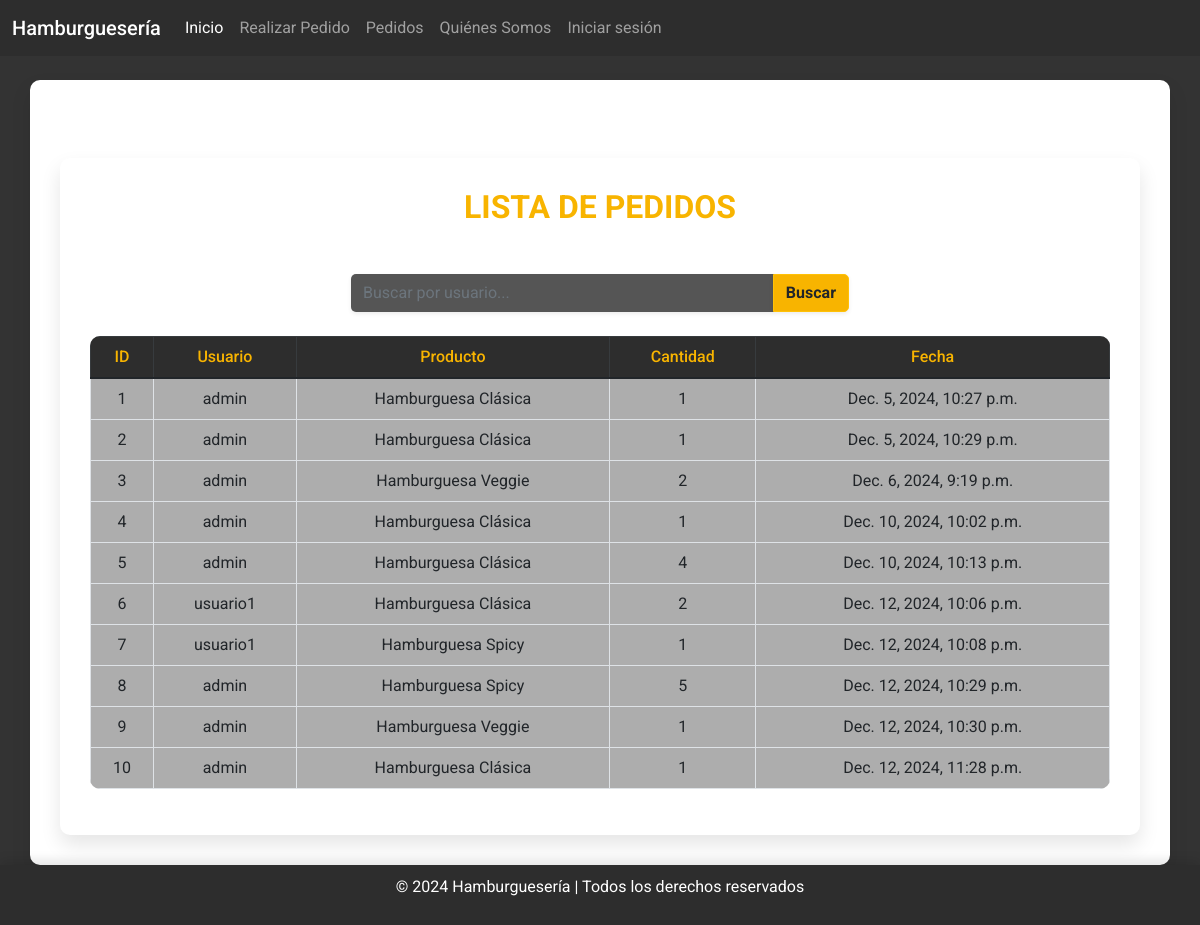
/pedidos/lista/, run on an earlier commit of the app's database.
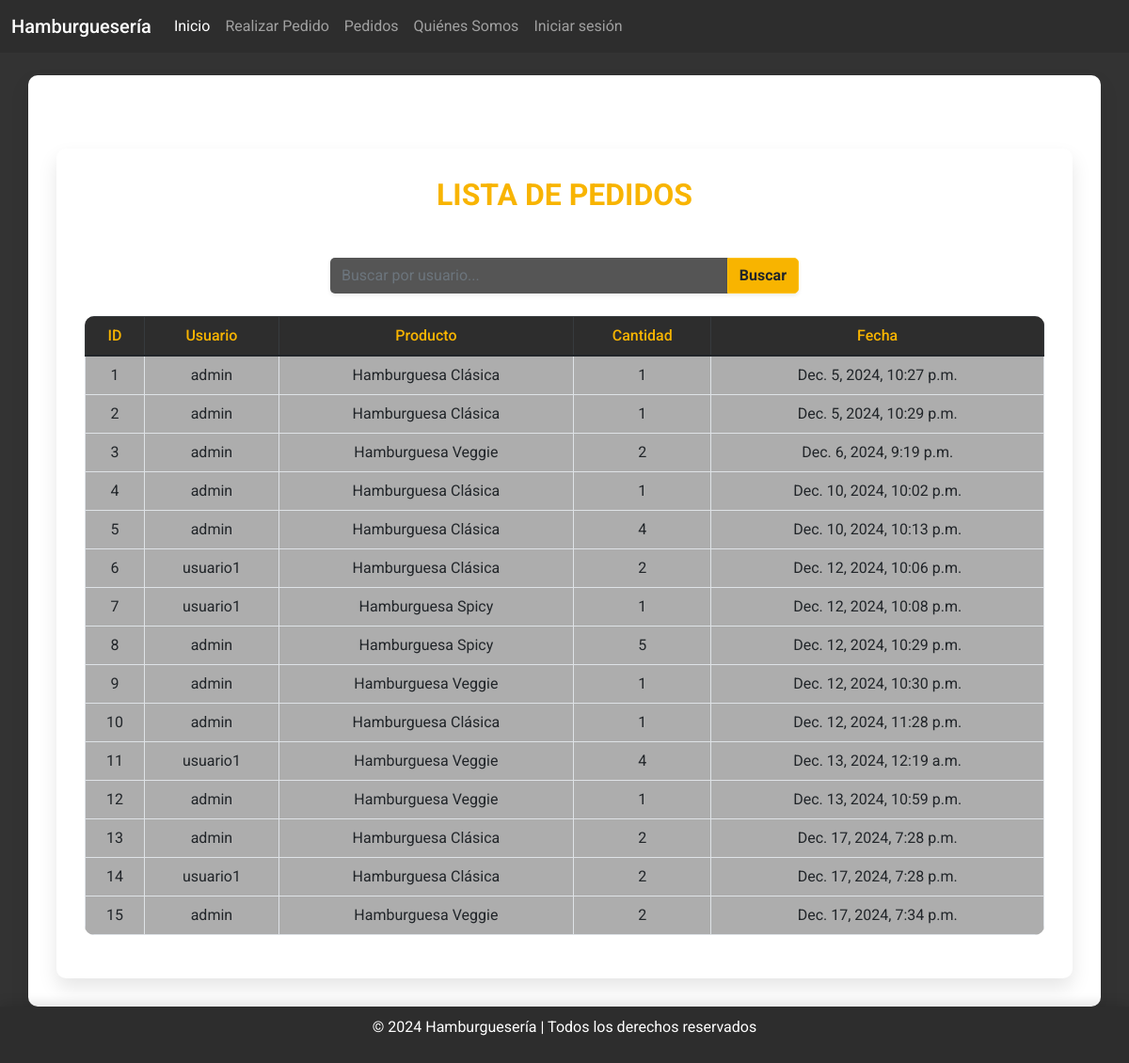
And on a later commit of the database.
### pedidos/models.py (models this page shows, shortened)
class Pedido(models.Model):
    usuario = models.ForeignKey(User, on_delete=models.CASCADE, default=1)
    hamburguesa = models.ForeignKey(Hamburguesa, on_delete=models.CASCADE)
    cantidad = models.IntegerField()
    fecha_pedido = models.DateTimeField(auto_now_add=True)

### menu_app/models.py (models this page shows)
class Hamburguesa(models.Model):
    nombre = models.CharField(max_length=100)
    descripcion = models.TextField()
    precio = models.DecimalField(max_digits=5, decimal_places=2)
    imagen = models.ImageField(upload_to='hamburguesas/', null=True, blank=True)
    def __str__(self):
        return self.nombre

### pedidos/views.py (the view)
# urls.py: path('pedidos/lista/', views.lista_pedidos, name='lista_pedidos'),
def lista_pedidos(request):
    query = request.GET.get('usuario', '')
    if query:
        pedidos = Pedido.objects.filter(usuario__username__icontains=query)
    else:
        pedidos = Pedido.objects.all()
    return render(request, 'pedidos/lista_pedidos.html', {'pedidos': pedidos, 'query': query})

### pedidos/templates/pedidos/lista_pedidos.html (shortened to what this page needs)
{% extends 'base.html' %}
{% block content %}
<div class="container mt-5">
    <h2 class="text-center mb-5 text-uppercase fw-bold" style="color: #f8b400;">Lista de Pedidos</h2>
    <div class="row justify-content-center mb-4">
        <div class="col-md-6">
            <form method="get" action="" class="input-group">
                <input type="text" name="usuario" class="form-control border-0 shadow-sm" placeholder="Buscar por usuario..." value="{{ query }}">
                <button type="submit" class="btn btn-warning text-dark fw-bold shadow-sm">Buscar</button>
            </form>
        </div>
    </div>
    <div class="table-responsive">
        <table class="table table-hover table-bordered align-middle">
            <thead class="table-dark text-center">
                <tr>
                    <th>ID</th>
                    <th>Usuario</th>
                    <th>Producto</th>
                    <th>Cantidad</th>
                    <th>Fecha</th>
                </tr>
            </thead>
            <tbody class="text-center">
                {% for pedido in pedidos %}
                <tr class="table-row">
                    <td>{{ pedido.id }}</td>
                    <td>{{ pedido.usuario.username }}</td>
                    <td>{{ pedido.hamburguesa }}</td>
                    <td>{{ pedido.cantidad }}</td>
                    <td>{{ pedido.fecha_pedido }}</td>
                </tr>
                {% empty %}
                <tr>
                    <td colspan="5" class="text-danger fw-bold">No hay pedidos disponibles.</td>
                </tr>
                {% endfor %}
            </tbody>
        </table>
    </div>
</div>
{% endblock %}

What changed in the data, as far as the page shows it:
added Pedido: id "11", usuario.username "usuario1", hamburguesa "Hamburguesa Veggie", cantidad "4", fecha_pedido "Dec. 13, 2024, 12:19 a.m."
added Pedido: id "12", usuario.username "admin", hamburguesa "Hamburguesa Veggie", cantidad "1", fecha_pedido "Dec. 13, 2024, 10:59 p.m."
added Pedido: id "13", usuario.username "admin", hamburguesa "Hamburguesa Clásica", cantidad "2", fecha_pedido "Dec. 17, 2024, 7:28 p.m."
added Pedido: id "14", usuario.username "usuario1", hamburguesa "Hamburguesa Clásica", cantidad "2", fecha_pedido "Dec. 17, 2024, 7:28 p.m."
added Pedido: id "15", usuario.username "admin", hamburguesa "Hamburguesa Veggie", cantidad "2", fecha_pedido "Dec. 17, 2024, 7:34 p.m."
